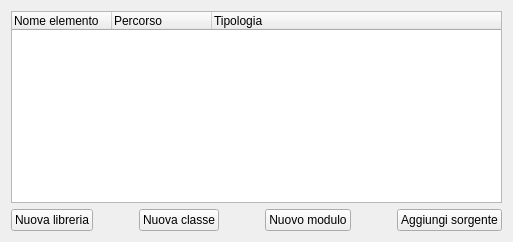
        <widget class="QWidget" name="tab_4">
         <attribute name="title">
          <string>Logica versione</string>
         </attribute>
         <layout class="QVBoxLayout" name="verticalLayout_7">
          <item>
           <widget class="QTreeWidget" name="versionLogicView">
            <column>
             <property name="text">
              <string>Nome elemento</string>
             </property>
            </column>
            <column>
             <property name="text">
              <string>Percorso</string>
             </property>
            </column>
            <column>
             <property name="text">
              <string>Tipologia</string>
             </property>
            </column>
           </widget>
          </item>
          <item>
           <layout class="QGridLayout" name="gridLayout_2">
            <item row="1" column="0">
             <widget class="QPushButton" name="addLibraryBtn">
              <property name="text">
               <string>Nuova libreria</string>
              </property>
             </widget>
            </item>
            <item row="1" column="1">
             <spacer name="horizontalSpacer_4">
              <property name="orientation">
               <enum>Qt::Horizontal</enum>
              </property>
              <property name="sizeType">
               <enum>QSizePolicy::Fixed</enum>
              </property>
              <property name="sizeHint" stdset="0">
               <size>
                <width>40</width>
                <height>20</height>
               </size>
              </property>
             </spacer>
            </item>
            <item row="1" column="5">
             <spacer name="horizontalSpacer_6">
              <property name="orientation">
               <enum>Qt::Horizontal</enum>
              </property>
              <property name="sizeType">
               <enum>QSizePolicy::Fixed</enum>
              </property>
              <property name="sizeHint" stdset="0">
               <size>
                <width>40</width>
                <height>20</height>
               </size>
              </property>
             </spacer>
            </item>
            <item row="1" column="2">
             <widget class="QPushButton" name="addClassBtn">
              <property name="text">
               <string>Nuova classe</string>
              </property>
             </widget>
            </item>
            <item row="1" column="4">
             <widget class="QPushButton" name="addModuleBtn">
              <property name="text">
               <string>Nuovo modulo</string>
              </property>
             </widget>
            </item>
            <item row="1" column="3">
             <spacer name="horizontalSpacer_3">
              <property name="orientation">
               <enum>Qt::Horizontal</enum>
              </property>
              <property name="sizeType">
               <enum>QSizePolicy::Fixed</enum>
              </property>
              <property name="sizeHint" stdset="0">
               <size>
                <width>40</width>
                <height>20</height>
               </size>
              </property>
             </spacer>
            </item>
            <item row="1" column="6">
             <widget class="QPushButton" name="addSourceBtn">
              <property name="text">
               <string>Aggiungi sorgente</string>
              </property>
             </widget>
            </item>
           </layout>
          </item>
         </layout>
        </widget>
